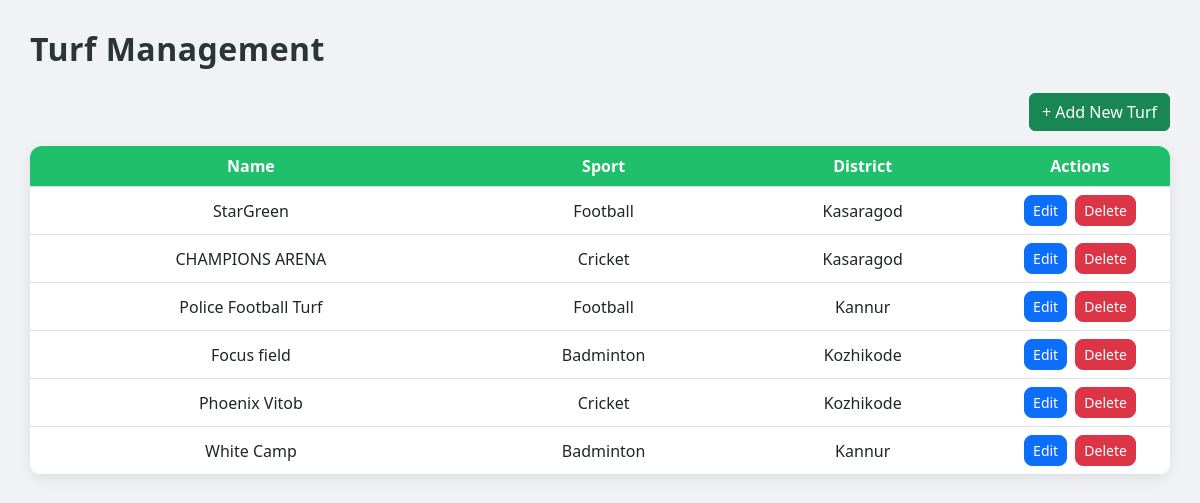
/admin-panel/turfs/ (signed in), run on the app's committed database.
### app1/models.py (models this page shows, shortened)
class Turf(models.Model):
    name = models.CharField(max_length=150)
    sport = models.CharField(max_length=30, choices=SPORT_CHOICES)
    district = models.CharField(max_length=50, choices=DISTRICT_CHOICES)
    address = models.TextField(blank=True)
    price_per_hour = models.DecimalField(max_digits=8, decimal_places=2)
    image = models.ImageField(upload_to='turfs/', blank=True, null=True)
    description = models.TextField(blank=True)

### adminapp/views.py (the view)
# urls.py: path("turfs/", views.TurfListView.as_view(), name="admin_turf_list"),
class TurfListView(StaffRequiredMixin, View):
    template_name = "adminapp/turf_list.html"
    def get(self, request):
        turfs = Turf.objects.all()
        return render(request, self.template_name, {"turfs": turfs})

### adminapp/views.py (called while the page is built)
    def test_func(self):
        return self.request.user.is_staff

### adminapp/templates/adminapp/turf_list.html (shortened to what this page needs)
<!DOCTYPE html>
<html lang="en">
<head>
    <link href="https://cdn.jsdelivr.net/npm/bootstrap@5.3.0/dist/css/bootstrap.min.css" rel="stylesheet">
</head>
<body>
<div>
<h2 class="page-title">Turf Management</h2>
<div class="top-actions">
    <a href="{% url 'admin_turf_add' %}" class="btn btn-success">
        + Add New Turf
    </a>
</div>
<div class="table-responsive turf-table">
    <table class="table table-hover mb-0">
        <thead>
            <tr>
                <th>Name</th>
                <th>Sport</th>
                <th>District</th>
                <th width="180">Actions</th>
            </tr>
        </thead>
        <tbody>
            {% for t in turfs %}
            <tr>
                <td>{{ t.name }}</td>
                <td>{{ t.sport }}</td>
                <td>{{ t.district }}</td>
                <td>
                    <a href="{% url 'admin_turf_edit' t.id %}" class="btn btn-sm btn-primary me-1">
                        Edit
                    </a>
                    <a href="{% url 'admin_turf_delete' t.id %}"
                       class="btn btn-sm btn-danger"
                       onclick="return confirm('Are you sure you want to delete this turf?');">
                        Delete
                    </a>
                </td>
            </tr>
            {% endfor %}
        </tbody>
    </table>
</div>
</div>
</body>
</html>

### adminapp/templates/adminapp/turf_list.html (style rules this page uses)
body { background: #f1f2f6; padding: 30px; }
.page-title { font-weight: 700; letter-spacing: 0.5px; color: #2d3436; margin-bottom: 25px; }
.turf-table { background: white; border-radius: 12px; overflow: hidden; box-shadow: 0 4px 14px rgba(0,0,0,0.08); }
th { background: #20bf6b !important; color: white !important; text-align: center; }
td { vertical-align: middle; text-align: center; }
.btn-primary { border-radius: 8px; }
.btn-danger { border-radius: 8px; }
.top-actions { display: flex; justify-content: end; margin-bottom: 15px; }

### data on the page
Turf: name "StarGreen", sport "Football", district "Kasaragod"
Turf: name "CHAMPIONS ARENA", sport "Cricket", district "Kasaragod"
Turf: name "Police Football Turf", sport "Football", district "Kannur"
Turf: name "Focus field", sport "Badminton", district "Kozhikode"
Turf: name "Phoenix Vitob", sport "Cricket", district "Kozhikode"
Turf: name "White Camp", sport "Badminton", district "Kannur"
